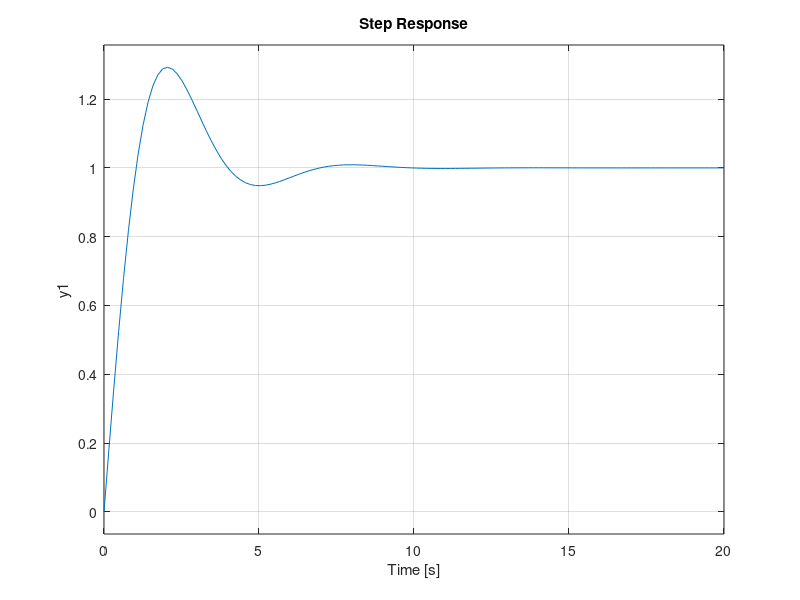

Write the MATLAB code that produced this figure. (Note: this script raises an error after producing the figure.)
n=[0.023]
d=[0.005 0.010 0.0005]
G=tf(n,d)
n1= [0.25 0.80 0.63]
d1=[0 1 0]
G1=tf(n1,d1)
G2= series(G, G1)
n2=[1]
d2=[1]
G3=tf(n2,d2)
G4=feedback(G2,G3)
step(G4)
stepinfo(G4)
